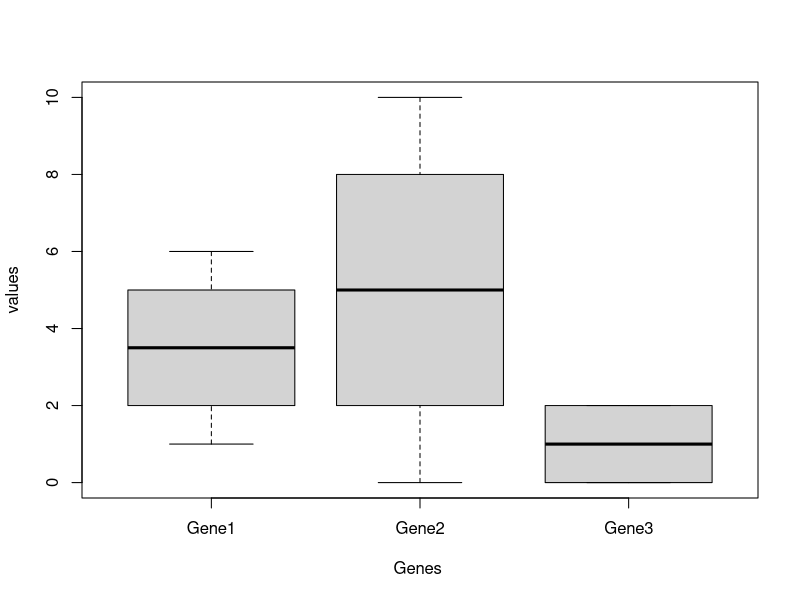
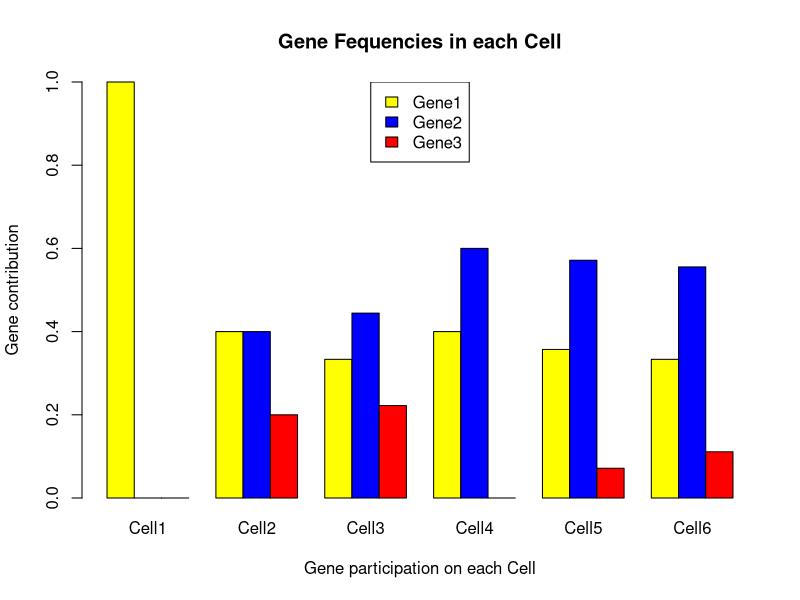
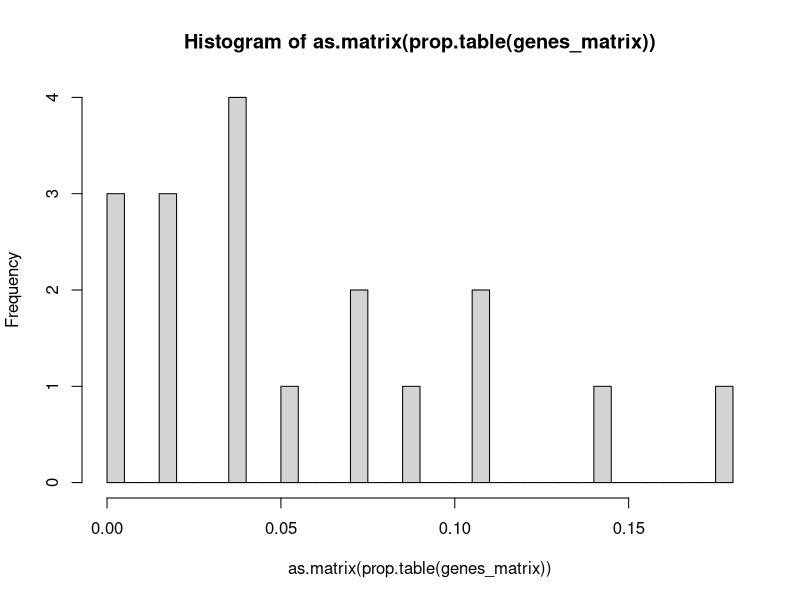

Recreate these plots in R, in order.
Gene1 <- c(1, 2, 3, 4, 5, 6)
Gene2 <- c(0, 2, 4, 6, 8, 10)
Gene3 <- c(0,1,2,0,1,2)
genes_matrix <- rbind(Gene1, Gene2, Gene3)
rownames(genes_matrix) <- c("Gene1", "Gene2", "Gene3")
colnames(genes_matrix) <- c("Cell1", "Cell2", "Cell3", "Cell4", "Cell5", "Cell6")

data2 <- matrix(nrow = 3, ncol = 11)
for (i in 1:3) {
  Gene_mean <- mean(genes_matrix[i,])
  Gene_max <- max(genes_matrix[i,])
  Gene_min <- min(genes_matrix[i,])
  Gene_quantile_25 <-quantile(genes_matrix[i,], probs = c(0.25))
  Gene_quantile_75 <-quantile(genes_matrix[i,], probs = c(0.75))
  data2[i,] <- c(genes_matrix[i,], Gene_mean, Gene_max, Gene_min, Gene_quantile_25, Gene_quantile_75)
}
rownames(data2) <- c("Gene1", "Gene2", "Gene3")
colnames(data2) <- c("Cell1", "Cell2", "Cell3", "Cell4", "Cell5", "Cell6", "Gene_mean", "Gene_max", "Gen_min", "Gene_quantile_25", "Gene_quantile_75")

##### Print the data  #####
print("================================================================")
print("####################### Genes table ############################")
print(genes_matrix)
print("####################### Updated Genes Table #####################")
print("Updated Genes Table ")
print(data2)


##### Create the boxplot  #####
boxplot.matrix(t(genes_matrix), xlab="Genes ", ylab="values")

##### Calculate prop table i.e. contribution of each Gene for every Cell 1..6  #####
print("######################### Prop table ############################")
prop.table(genes_matrix, margin = 2)

##### Creting the barplot : setting colors labels & legend #####
barplot(prop.table(genes_matrix, margin = 2), beside=TRUE, col = c("yellow", "blue", "red"), main = "Gene Fequencies in each Cell", ylim=c(0.0,1.0), xlab="Gene participation on each Cell", ylab="Gene contribution")
legend("top", legend = c("Gene1", "Gene2", "Gene3"), fill = c("yellow", "blue", "red"))

##### Creating the hist :  #####
v <- prop.table(genes_matrix, margin = 2)
#hist(as.matrix(prop.table(genes_matrix, margin = 2)), breaks=30, , xlim=c(min(v),max(v)), ylim=c(0, sum(v)))
hist(as.matrix(prop.table(genes_matrix)), breaks=30)
